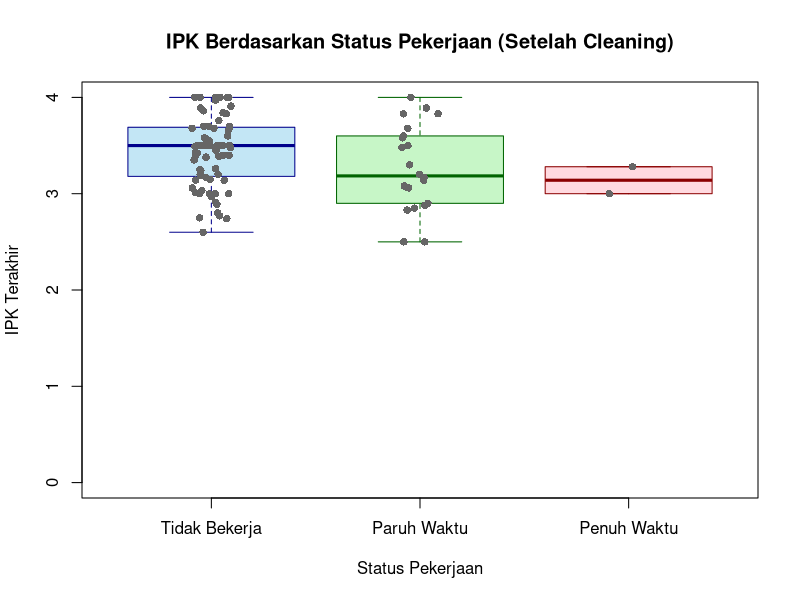
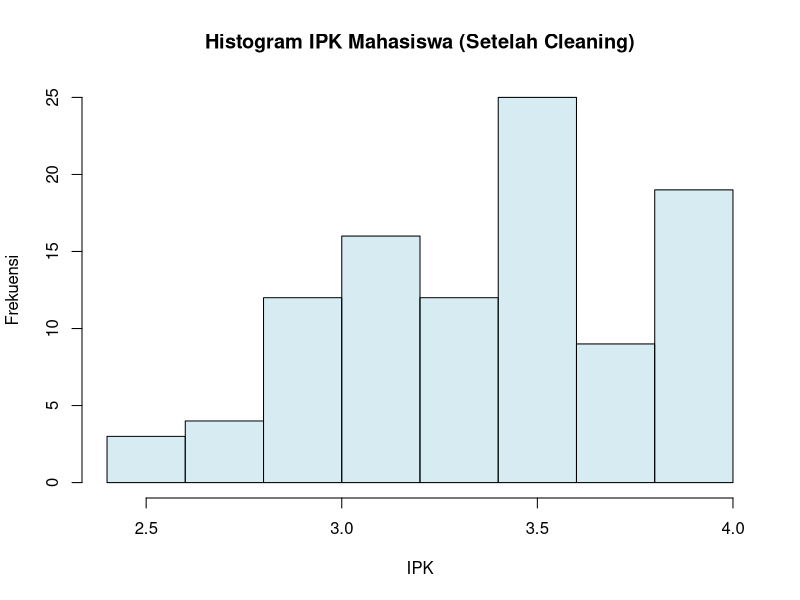
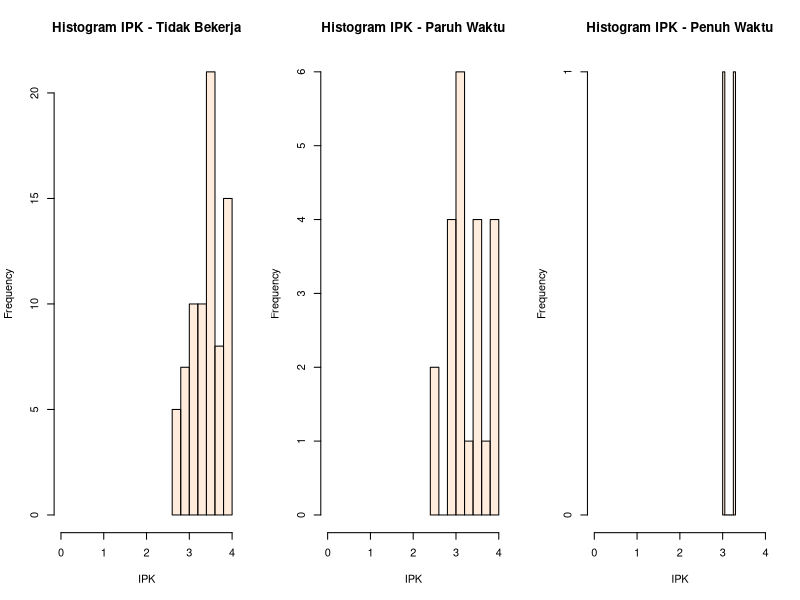

Generate these figures, in order, with R:
## ---- chunk 1
# Metode Ukuran penyebaran  dan penyebaran data;Eskplorasi Data

# 1. Import Data

library(readr)
library(dplyr)
library(car)

data <- read_csv("Copy of Dataset Tugas Besar ADS 2025 - Karakteristik Mahasiswa  (3).csv")

# 2. Pilih variabel dan bersihkan data

df <- data[, c("IPK", "Pekerjaan sekarang")]
names(df) <- c("IPK", "Pekerjaan")

# Hapus missing values
df <- na.omit(df)

# 3. Cleaning Kategori Pekerjaan

print("Nilai unik pekerjaan sebelum cleaning:")
print(unique(df$Pekerjaan))

df$Pekerjaan <- df$Pekerjaan |>
  trimws() |>
  tolower() |>
  gsub("[^a-z ]", "", x = _) |> 
  gsub(" +", " ", x = _)

df$Pekerjaan <- case_when(
  df$Pekerjaan %in% c("tidak bekerja", "tidak kerja", "belum bekerja") ~ "Tidak Bekerja",
  df$Pekerjaan %in% c("paruh waktu", "part time") ~ "Paruh Waktu",
  df$Pekerjaan %in% c("penuh waktu", "full time") ~ "Penuh Waktu",
  TRUE ~ NA_character_
)

print("Nilai unik pekerjaan setelah cleaning:")
print(unique(df$Pekerjaan))

df$Kelompok <- factor(df$Pekerjaan,
                      levels = c("Tidak Bekerja", "Paruh Waktu", "Penuh Waktu"))

# 4. Cleaning IPK

df_clean <- df %>%
  filter(IPK > 0 & IPK <= 4)

print("Distribusi kategori setelah cleaning:")
print(table(df_clean$Kelompok))

# 5. Gabung Tabel Min,Max + Mean,Median,SD

tabel_min_max <- df_clean %>%
  group_by(Kelompok) %>%
  summarise(
    Min_IPK = min(IPK, na.rm = TRUE),
    Max_IPK = max(IPK, na.rm = TRUE),
    Total = n(),
    .groups = "drop"
  )

tabel_stat <- df_clean %>%
  group_by(Kelompok) %>%
  summarise(
    Mean_IPK = mean(IPK, na.rm = TRUE),
    Median_IPK = median(IPK, na.rm = TRUE),
    SD_IPK = sd(IPK, na.rm = TRUE),
    .groups = "drop"
  )

tabel_gabungan <- tabel_min_max %>%
  left_join(tabel_stat, by = "Kelompok")

print("TABEL GABUNGAN:")
print(tabel_gabungan)

# 6. BOXplot Visualisasi

warna <- c("#87CEEB80", "#90EE9080", "#FFB6C180")

boxplot(IPK ~ Kelompok,
        data = df_clean,
        main = "IPK Berdasarkan Status Pekerjaan (Setelah Cleaning)",
        xlab = "Status Pekerjaan",
        ylab = "IPK Terakhir",
        col = warna,
        border = c("darkblue", "darkgreen", "darkred"),
        ylim = c(0, 4))

stripchart(IPK ~ Kelompok,
           data = df_clean,
           vertical = TRUE, method = "jitter",
           pch = 16, col = "gray40", add = TRUE)

# 7a. Histogram IPK (Setelah Cleaning)

hist(df_clean$IPK,
     main = "Histogram IPK Mahasiswa (Setelah Cleaning)",
     xlab = "IPK",
     ylab = "Frekuensi",
     col = "#ADD8E680",
     border = "black",
     breaks = 10)

# 7b. Histogram IPK Berdasarkan Kelompok Pekerjaan

par(mfrow = c(1,3))  # menampilkan 3 histogram berdampingan

for(k in levels(df_clean$Kelompok)) {
  hist(df_clean$IPK[df_clean$Kelompok == k],
       main = paste("Histogram IPK -", k),
       xlab = "IPK",
       col = "#FFDAB980",
       border = "black",
       breaks = 8,
       xlim = c(0,4))
}

par(mfrow = c(1,1))  # reset layout


## ---- chunk 2
#Uji Hipotesis Dua Populasi

# Load Library
library(readr)
library(dplyr)
library(car)
library(knitr)
library(broom)

# 1. Import Data

data <- read_csv("Copy of Dataset Tugas Besar ADS 2025 - Karakteristik Mahasiswa  (3).csv")

# 2. Pilih variabel dan bersihkan data

df <- data[, c("IPK", "Pekerjaan sekarang")]
names(df) <- c("IPK", "Pekerjaan")

df <- na.omit(df)

# 3. Cleaning Kategori Pekerjaan

df$Pekerjaan <- df$Pekerjaan |>
  trimws() |>
  tolower() |>
  gsub("[^a-z ]", "", x = _) |> 
  gsub(" +", " ", x = _)

df$Pekerjaan <- case_when(
  df$Pekerjaan %in% c("tidak bekerja", "tidak kerja", "belum bekerja") ~ "Tidak Bekerja",
  df$Pekerjaan %in% c("paruh waktu", "part time") ~ "Paruh Waktu",
  df$Pekerjaan %in% c("penuh waktu", "full time") ~ "Penuh Waktu",
  TRUE ~ NA_character_
)

df$Kelompok <- factor(df$Pekerjaan,
                      levels = c("Tidak Bekerja", "Paruh Waktu", "Penuh Waktu"))

# 4. Cleaning IPK

df_clean <- df %>%
  filter(IPK > 0 & IPK <= 4)

# 5. Membuat 2 Kelompok (OPSI A)
# Opsi A:
# "Bekerja" = Paruh Waktu + Penuh Waktu (digabung)
# "Tidak_Bekerja" = kategori khusus

df_clean$Kelompok2 <- case_when(
  df_clean$Kelompok == "Tidak Bekerja" ~ "Tidak_Bekerja",
  df_clean$Kelompok %in% c("Paruh Waktu", "Penuh Waktu") ~ "Bekerja",
  TRUE ~ NA_character_
)

df_clean$Kelompok2 <- factor(df_clean$Kelompok2,
                             levels = c("Tidak_Bekerja", "Bekerja"))

# 6. Statistik Deskriptif Tabel

tabel_deskriptif <- df_clean %>%
  group_by(Kelompok2) %>%
  summarise(
    N = n(),
    Mean = mean(IPK),
    Median = median(IPK),
    SD = sd(IPK),
    Min = min(IPK),
    Max = max(IPK),
    .groups = "drop"
  )

kable(tabel_deskriptif,
      caption = "Tabel 1. Statistik Deskriptif IPK per Kelompok (Opsi A)")

# 7. Uji Normalitas (SHAPIRO-WILK)

group_A <- df_clean$IPK[df_clean$Kelompok2 == "Tidak_Bekerja"]
group_B <- df_clean$IPK[df_clean$Kelompok2 == "Bekerja"]

uji_normalitas <- data.frame(
  Kelompok = c("Tidak_Bekerja", "Bekerja"),
  W = c(shapiro.test(group_A)$statistic,
        shapiro.test(group_B)$statistic),
  p_value = c(shapiro.test(group_A)$p.value,
              shapiro.test(group_B)$p.value)
)

kable(uji_normalitas,
      caption = "Tabel 2. Hasil Uji Normalitas Shapiro–Wilk")

# 8. Uji Homogenitas Varians (LEVENE TEST)

levene_res <- leveneTest(IPK ~ Kelompok2, data = df_clean)
tabel_levene <- tidy(levene_res)

kable(tabel_levene,
      caption = "Tabel 3. Uji Homogenitas Varians (Levene Test)")

# 9. Uji t Dua Sampel (Independent t-test)

t_res <- t.test(IPK ~ Kelompok2, data = df_clean, var.equal = TRUE)
tabel_ttest <- tidy(t_res)

kable(tabel_ttest,
      caption = "Tabel 4. Hasil Uji t Dua Populasi (Independent Sample t-test)")

# 10. Uji Nonparametrik (MANN–WHITNEY)

mw_res <- wilcox.test(IPK ~ Kelompok2, data = df_clean)
tabel_mw <- tidy(mw_res)

kable(tabel_mw,
      caption = "Tabel 5. Hasil Uji Mann–Whitney (Wilcoxon Rank-Sum Test)")



